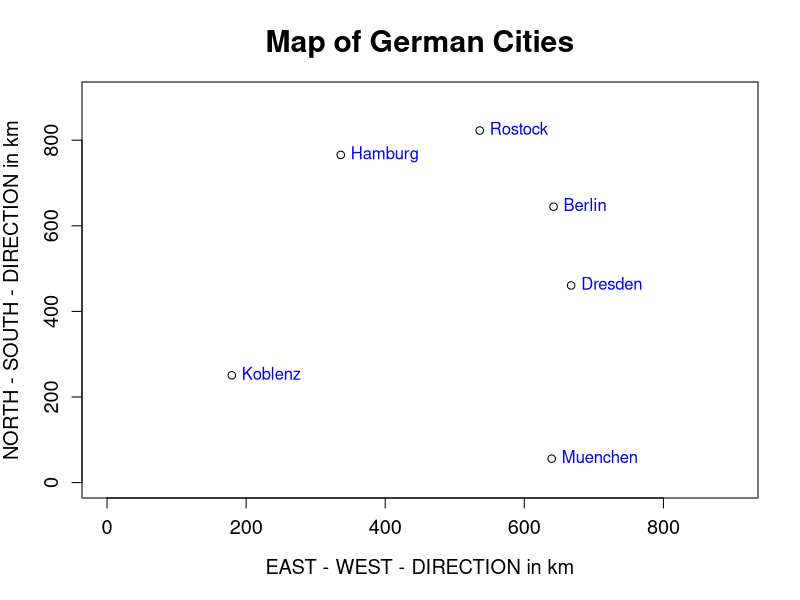

This figure's R source:
# −−−−−−−−−−−−−−−−−−−−−−−−−−−−−−−−−−−−−−−−−−−−−−−−−−−−−−
# Name of QuantLet : MVAMDScity2
# −−−−−−−−−−−−−−−−−−−−−−−−−−−−−−−−−−−−−−−−−−−−−−−−−−−−−−
# Published in : Applied Multivariate Statistical Analysis
# −−−−−−−−−−−−−−−−−−−−−−−−−−−−−−−−−−−−−−−−−−−−−−−−−−−−−−
# Description : Computes the map of the cities by 
# application of multidimensional scaling. Reflects and 
# rotates the figure by 90°.
# −−−−−−−−−−−−−−−−−−−−−−−−−−−−−−−−−−−−−−−−−−−−−−−−−−−−−−
# Keywords : MDS, multi-dimensional, scaling, plot, 
# graphical representation
# −−−−−−−−−−−−−−−−−−−−−−−−−−−−−−−−−−−−−−−−−−−−−−−−−−−−−−
# See also : MVAMDScity1, MVAMDSnonmstart, MVAMDSpooladj, 
# MVAmdscarm, MVAnmdscar1, MVAnmdscar2, MVAnmdscar3
# −−−−−−−−−−−−−−−−−−−−−−−−−−−−−−−−−−−−−−−−−−−−−−−−−−−−−−
# Author : Zografia Anastasiadou
# −−−−−−−−−−−−−−−−−−−−−−−−−−−−−−−−−−−−−−−−−−−−−−−−−−−−−−
# Submitted : Tue, October 28 2014 by Felix Jung
# −−−−−−−−−−−−−−−−−−−−−−−−−−−−−−−−−−−−−−−−−−−−−−−−−−−−−−
# Example:   Metric MDS solution for the intercity road 
# distances after reflection and 90° rotation.
# −−−−−−−−−−−−−−−−−−−−−−−−−−−−−−−−−−−−−−−−−−−−−−−−−−−−−−

# clear all variables
rm(list = ls(all = TRUE))
graphics.off()

# Intercity road distances
ber  = c(0, 214, 279, 610, 596, 237)
dre  = c(214, 0, 492, 533, 496, 444)
ham  = c(279, 492, 0, 520, 772, 140)
kob  = c(610, 533, 520, 0, 521, 687)
mue  = c(596, 496, 772, 521, 0, 771)
ros  = c(237, 444, 140, 687, 771, 0)

dist = cbind(ber, dre, ham, kob, mue, ros)

# a, b, h, i, r, x, xx1, xx2 are matrices
a    = (dist^2) * (-0.5)
i    = diag(6)
u    = rep(1, 6)
h    = i - (1/6 * (u %*% t(u)))
b    = h %*% a %*% h             # Determine the inner product matrix
e    = eigen(b)
g1   = cbind(e$vectors[, 1], -e$vectors[, 2])
g2   = diag(e$values[1:2])
xx1  = g1 %*% (g2^0.5)           # Determine the coordinate matrix
x    = cos(pi/2)
y    = sin(pi/2)
z    = -sin(pi/2)
r1   = c(x, z)
r2   = c(y, x)
r    = rbind(r1, r2)
xx2  = xx1 %*% r

xx   = cbind((xx2[, 1] * (-1)) + 500, xx2[, 2] + 500)

# Plot: Map of German Cities
plot(xx[, 1], xx[, 2], xlim = c(0, 900), ylim = c(0, 900), xlab = "EAST - WEST - DIRECTION in km", 
    ylab = "NORTH - SOUTH - DIRECTION in km", main = "Map of German Cities", cex.axis = 1.2, 
    cex.lab = 1.2, cex.main = 1.8)
text(xx[, 1], xx[, 2], labels = c("Berlin", "Dresden", "Hamburg", "Koblenz", "Muenchen", 
    "Rostock"), pos = 4, col = "blue") 
